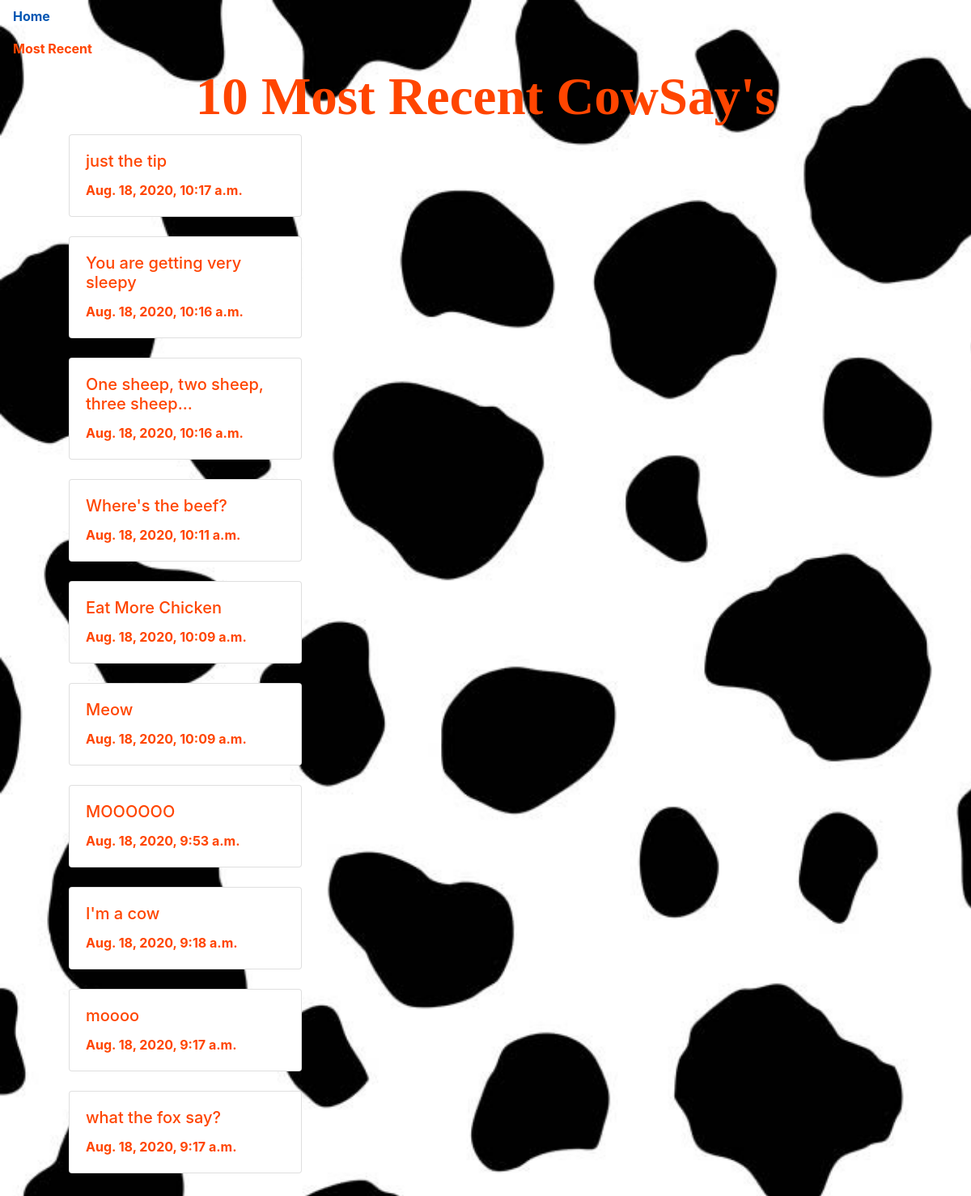
The page /history/ on the database its author committed.
### cowsay/models.py (models this page shows, shortened)
class CowSay(models.Model):
    text = models.CharField(max_length=80)
    date = models.DateTimeField(default=timezone.now)

### cowsay/views.py (the view)
# urls.py: path('history/', most_recent, name='history'),
def most_recent(request):
    all_cowsays = CowSay.objects.all()[::-1][:10]
    return render(request, 'most_recent.html', {'cowsays': all_cowsays,
                  'tab': 'active'})

### templates/most_recent.html (shortened to what this page needs)
{% load static %}
<!DOCTYPE html>
<html lang="en">
<head>
    <link rel="stylesheet" href="https://stackpath.bootstrapcdn.com/bootstrap/4.5.1/css/bootstrap.min.css"
>
    <link rel="stylesheet" type="text/css" href="{% static 'css/style.css' %}">
</head>
<body>
    <nav class="nav flex-column">
        <a class="nav-link" href="/">Home</a>
        <a class="nav-link active" href="/history/">Most Recent</a>
    </nav>
    <div class="container">
        <h1>10 Most Recent CowSay's</h1>
        <ul>
            {% for cowsay in cowsays %}
            <div class="card" style="width: 18rem;">
                <div class="card-body">
                    <h5 class="card-title">{{ cowsay.text }}</h5>
                    <p class="card-text">{{ cowsay.date }}</p>
                </div>
            </div>
            <br>
            {% endfor %}
        </ul>
    </div>
</body>
</html>

### cowsay/static/css/style.css (style rules this page uses)
body { background-image: url('images/cow-pattern.jpg'); background-size: cover; background-repeat: no-repeat; font-weight: bolder; }
a { color: orangered; }
.container { color: orangered; }
h1 { font-family: 'Lobster', cursive; font-size: 65px; text-align: center; font-weight: bolder; }

### rows shown on the page
CowSay: text "just the tip", date "Aug. 18, 2020, 10:17 a.m."
CowSay: text "You are getting very sleepy", date "Aug. 18, 2020, 10:16 a.m."
CowSay: text "One sheep, two sheep, three sheep...", date "Aug. 18, 2020, 10:16 a.m."
CowSay: text "Where's the beef?", date "Aug. 18, 2020, 10:11 a.m."
CowSay: text "Eat More Chicken", date "Aug. 18, 2020, 10:09 a.m."
CowSay: text "Meow", date "Aug. 18, 2020, 10:09 a.m."
CowSay: text "MOOOOOO", date "Aug. 18, 2020, 9:53 a.m."
CowSay: text "I'm a cow", date "Aug. 18, 2020, 9:18 a.m."
CowSay: text "moooo", date "Aug. 18, 2020, 9:17 a.m."
CowSay: text "what the fox say?", date "Aug. 18, 2020, 9:17 a.m."
